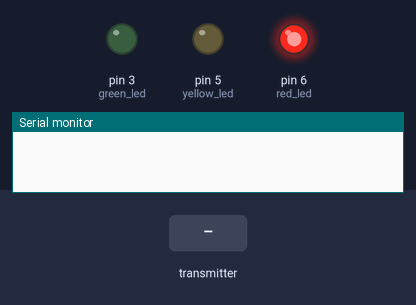
A sketch run on a simulated Arduino Uno, built with avr-gcc and run on an emulated ATmega328P. Parts: output pins drawn as LEDs (lit = HIGH), the last lines printed to the serial monitor. The inputs (shaded band) are chosen by the test bench. No radio packets arrive unless stated.

Above: at 2.2 s.
2.3 s: the transmitter starts sending throttle = 512
At 3.0 s:
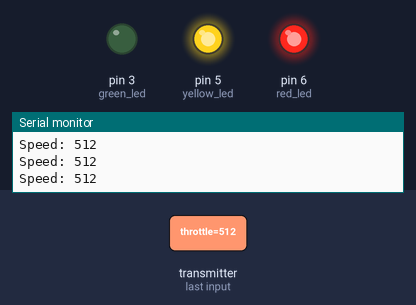
3.8 s: the transmitter starts sending throttle = 1023
At 4.2 s:
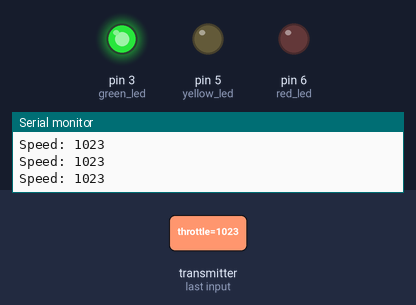
5.3 s: the transmitter starts sending throttle = 0
At 6.5 s:
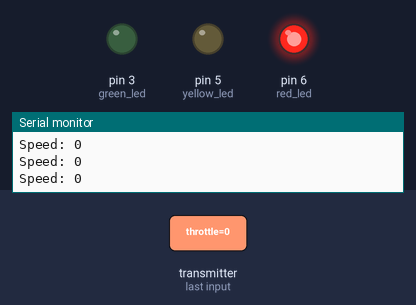
Timing chart, 0 to 8.3 s (numbered marks = the images above; inputs shaded):
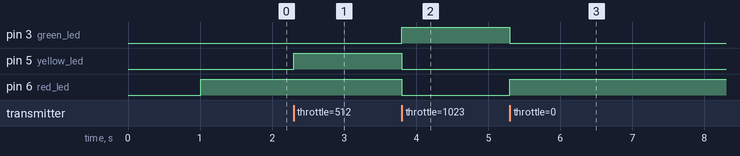

The sketch:

sketch_mar29b.ino
```cpp
#include <SPI.h>
#include "RF24.h"
unsigned long timer;

RF24 myRadio (9, 10);
byte addresses[][6] = {"0"};


byte red_led = 6;
byte yellow_led = 5;
byte green_led = 3;
byte button_pin = 4;

int throttle;

void setup() {
    Serial.begin(115200);
    delay(1000);
    myRadio.begin();
    myRadio.setChannel(115);
    myRadio.setPALevel(RF24_PA_MAX);
    myRadio.setDataRate( RF24_250KBPS );
    pinMode(red_led, OUTPUT);
    pinMode(yellow_led, OUTPUT);
    pinMode(green_led, OUTPUT);
    pinMode(button_pin, INPUT_PULLUP);
    myRadio.openReadingPipe(1, addresses[0]);
    myRadio.startListening();
}

void loop() {
    get_data();
    update_leds();
}

void get_data(){
    if (myRadio.available()){
        while (myRadio.available()){
            myRadio.read( &throttle, sizeof(throttle) );
            Serial.print("Speed: ");
            Serial.println(throttle);
        }
    }
}

void update_leds(){
    if(throttle == 512){
        digitalWrite(green_led, LOW);
        digitalWrite(yellow_led, HIGH);
        digitalWrite(red_led, HIGH);
    }

    else if(throttle < 512){
        digitalWrite(green_led, LOW);
        digitalWrite(yellow_led, LOW);
        digitalWrite(red_led, HIGH);
    }

    else{
        digitalWrite(green_led, HIGH);
        digitalWrite(yellow_led, LOW);
        digitalWrite(red_led, LOW);
    }
}
```

Measured:
- after the input at 2.3 s, pin 5 (yellow_led): LOW → HIGH at once
- after the input at 3.8 s, pin 3 (green_led): LOW → HIGH at once; pin 5 (yellow_led), pin 6 (red_led): HIGH → LOW at once
- after the input at 5.3 s, pin 3 (green_led): HIGH → LOW at once; pin 6 (red_led): LOW → HIGH at once
